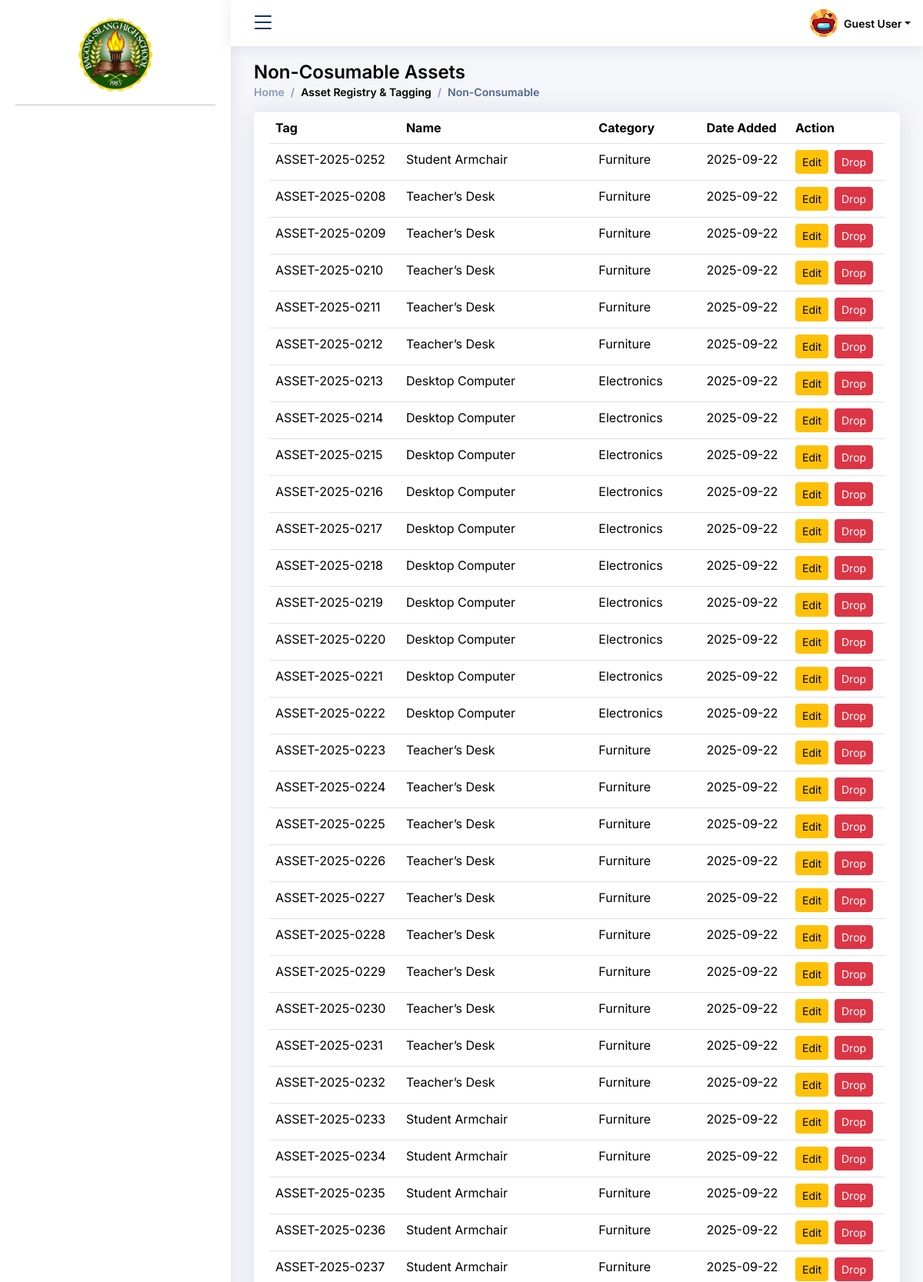
Screenshot of /User_Admin/asset_registry_module/non-consumable/non-consumable.php (upper part) with the database file from the repository.
### tables this page shows
CREATE TABLE `bcp_sms4_asset` (
  `asset_id` int(11) NOT NULL,
  `item_id` int(11) NOT NULL,
  `property_tag` varchar(255) NOT NULL,
  `status` enum('In-Use','In-Storage','Damaged','Disposed','Lost') DEFAULT 'In-Use',
  `location` varchar(100) DEFAULT NULL,
  `assigned_to` varchar(100) DEFAULT NULL,
  `date_registered` date NOT NULL
);

CREATE TABLE `bcp_sms4_items` (
  `item_id` int(11) NOT NULL,
  `item_name` varchar(100) NOT NULL,
  `category` varchar(50) NOT NULL,
  `item_type` enum('Asset','Consumable') NOT NULL,
  `unit` varchar(50) NOT NULL
);

### User_Admin/asset_registry_module/non-consumable/list_assets.php (the view, shortened to what this page needs)
<?php
include "edit_botton_list.php";
include "delete_asset.php";
$result = $conn->query("
    SELECT
        a.property_tag,
        a.item_id,
        a.date_registered,
        i.item_name,
        i.category
    FROM bcp_sms4_asset a
    JOIN bcp_sms4_items i ON a.item_id = i.item_id
    ORDER BY a.date_registered DESC
");
?>
<!DOCTYPE html>
<html>
<head>
</head>
<body>
<section class="section">
  <div class="row">
    <div class="col-lg-12">
      <div class="card">
        <div class="card-body">
          <table class="table datatable">
            <thead>
              <tr>
                <th>Tag</th>
                <th>Name</th>
                <th>Category</th>
                <th data-type="date" data-format="YYYY/MM/DD">Date Added</th>
                <th>Action</th>
              </tr>
            </thead>
            <tbody>
              <?php while($row = $result->fetch_assoc()): ?>
                <tr>
                  <td><?= $row['property_tag'] ?></td>
                  <td><?= htmlspecialchars($row['item_name']) ?></td>
                  <td><?= htmlspecialchars($row['category']) ?></td>
                  <td><?= $row['date_registered'] ?></td>
                  <td style="display:flex; gap:8px;">
                    <button type="button" class="btn btn-warning btn-sm"
                      data-asset_tag="<?= $row['property_tag'] ?>"
                      onclick="openEditModal(this)">
                      Edit
                    </button>
                    <form method="POST" action="delete_asset.php" style="margin:0;" onsubmit="return confirmDelete(this);">
                      <button type="submit" class="btn btn-danger btn-sm">Drop</button>
                    </form>
                  </td>
                </tr>
              <?php endwhile; ?>
            </tbody>
          </table>
        </div>
      </div>
    </div>
  </div>
</section>
</body>
</html>
</body>
</html>

### assets/css/style.css (style rules this page uses)
:root { scroll-behavior: smooth; }
body { font-family: "Inter", sans-serif; background: #f6f9ff; color: #444444; }
.card { margin-bottom: 30px; border: none; border-radius: 5px; box-shadow: 0px 0 30px rgba(1, 41, 112, 0.1); }
.card-body { padding: 0 20px 20px 20px; }

### assets/css/schedule_maintenance.css (style rules this page uses)
html, body { margin: 0; padding: 0; font-family: "Inter", sans-serif; background: #f4f6f9; }

### rows the page displays
bcp_sms4_asset: property_tag "ASSET-2025-0252", item.item_name "Student Armchair", item.category "Furniture", date_registered "2025-09-22"
bcp_sms4_asset: property_tag "ASSET-2025-0208", item.item_name "Teacher’s Desk", item.category "Furniture", date_registered "2025-09-22"
bcp_sms4_asset: property_tag "ASSET-2025-0209", item.item_name "Teacher’s Desk", item.category "Furniture", date_registered "2025-09-22"
bcp_sms4_asset: property_tag "ASSET-2025-0210", item.item_name "Teacher’s Desk", item.category "Furniture", date_registered "2025-09-22"
bcp_sms4_asset: property_tag "ASSET-2025-0211", item.item_name "Teacher’s Desk", item.category "Furniture", date_registered "2025-09-22"
bcp_sms4_asset: property_tag "ASSET-2025-0212", item.item_name "Teacher’s Desk", item.category "Furniture", date_registered "2025-09-22"
bcp_sms4_asset: property_tag "ASSET-2025-0213", item.item_name "Desktop Computer", item.category "Electronics", date_registered "2025-09-22"
bcp_sms4_asset: property_tag "ASSET-2025-0214", item.item_name "Desktop Computer", item.category "Electronics", date_registered "2025-09-22"
bcp_sms4_asset: property_tag "ASSET-2025-0215", item.item_name "Desktop Computer", item.category "Electronics", date_registered "2025-09-22"
bcp_sms4_asset: property_tag "ASSET-2025-0216", item.item_name "Desktop Computer", item.category "Electronics", date_registered "2025-09-22"
bcp_sms4_asset: property_tag "ASSET-2025-0217", item.item_name "Desktop Computer", item.category "Electronics", date_registered "2025-09-22"
bcp_sms4_asset: property_tag "ASSET-2025-0218", item.item_name "Desktop Computer", item.category "Electronics", date_registered "2025-09-22"
bcp_sms4_asset: property_tag "ASSET-2025-0219", item.item_name "Desktop Computer", item.category "Electronics", date_registered "2025-09-22"
bcp_sms4_asset: property_tag "ASSET-2025-0220", item.item_name "Desktop Computer", item.category "Electronics", date_registered "2025-09-22"
bcp_sms4_asset: property_tag "ASSET-2025-0221", item.item_name "Desktop Computer", item.category "Electronics", date_registered "2025-09-22"
bcp_sms4_asset: property_tag "ASSET-2025-0222", item.item_name "Desktop Computer", item.category "Electronics", date_registered "2025-09-22"
bcp_sms4_asset: property_tag "ASSET-2025-0223", item.item_name "Teacher’s Desk", item.category "Furniture", date_registered "2025-09-22"
bcp_sms4_asset: property_tag "ASSET-2025-0224", item.item_name "Teacher’s Desk", item.category "Furniture", date_registered "2025-09-22"
bcp_sms4_asset: property_tag "ASSET-2025-0225", item.item_name "Teacher’s Desk", item.category "Furniture", date_registered "2025-09-22"
bcp_sms4_asset: property_tag "ASSET-2025-0226", item.item_name "Teacher’s Desk", item.category "Furniture", date_registered "2025-09-22"
bcp_sms4_asset: property_tag "ASSET-2025-0227", item.item_name "Teacher’s Desk", item.category "Furniture", date_registered "2025-09-22"
bcp_sms4_asset: property_tag "ASSET-2025-0228", item.item_name "Teacher’s Desk", item.category "Furniture", date_registered "2025-09-22"
bcp_sms4_asset: property_tag "ASSET-2025-0229", item.item_name "Teacher’s Desk", item.category "Furniture", date_registered "2025-09-22"
bcp_sms4_asset: property_tag "ASSET-2025-0230", item.item_name "Teacher’s Desk", item.category "Furniture", date_registered "2025-09-22"
bcp_sms4_asset: property_tag "ASSET-2025-0231", item.item_name "Teacher’s Desk", item.category "Furniture", date_registered "2025-09-22"
bcp_sms4_asset: property_tag "ASSET-2025-0232", item.item_name "Teacher’s Desk", item.category "Furniture", date_registered "2025-09-22"
bcp_sms4_asset: property_tag "ASSET-2025-0233", item.item_name "Student Armchair", item.category "Furniture", date_registered "2025-09-22"
bcp_sms4_asset: property_tag "ASSET-2025-0234", item.item_name "Student Armchair", item.category "Furniture", date_registered "2025-09-22"
bcp_sms4_asset: property_tag "ASSET-2025-0235", item.item_name "Student Armchair", item.category "Furniture", date_registered "2025-09-22"
bcp_sms4_asset: property_tag "ASSET-2025-0236", item.item_name "Student Armchair", item.category "Furniture", date_registered "2025-09-22"
bcp_sms4_asset: property_tag "ASSET-2025-0237", item.item_name "Student Armchair", item.category "Furniture", date_registered "2025-09-22"

### other values shown
$userFullname "Guest User"
